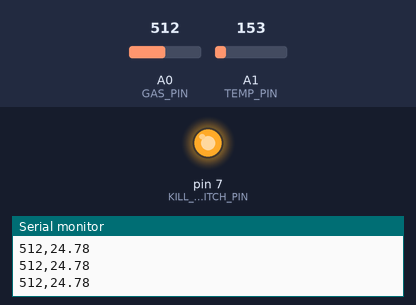
Bench run of a sketch on a simulated Arduino Uno, built with avr-gcc and run on an emulated ATmega328P. Parts: output pins drawn as LEDs (lit = HIGH), the last lines printed to the serial monitor. The inputs (shaded band) are chosen by the test bench; at power-on: A0 (GAS_PIN) = 512, A1 (TEMP_PIN) = 153.

Above: at 1.3 s.
1.4 s: A0 (GAS_PIN) set to 692
2.9 s: A0 (GAS_PIN) set to 708
At 3.3 s:
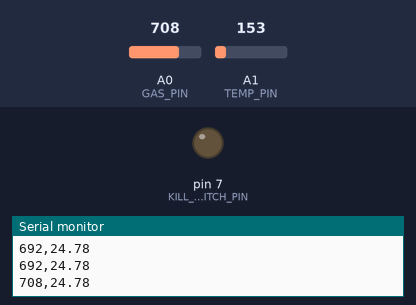
4.5 s: A0 (GAS_PIN) set to 511
At 5.7 s:
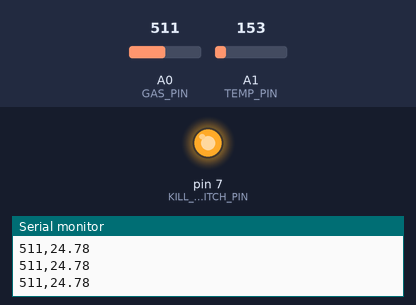
6.0 s: A0 (GAS_PIN) set to 716
At 7.0 s:
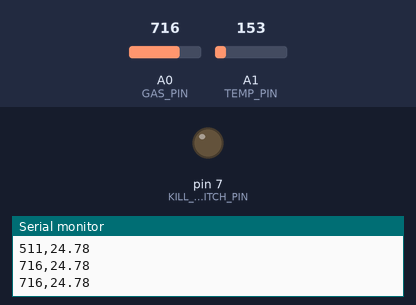
Timing chart, 0 to 8.5 s (numbered marks = the images above; inputs shaded):
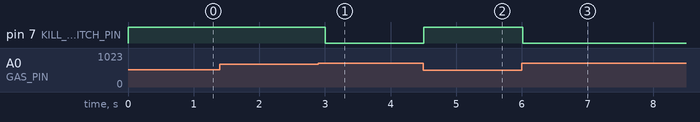

The sketch:

thermospark_arduino.ino
```cpp
/*
  THERMOSPARK - Battery Thermal Runaway Identifier
  Team: IGNOVATORS
  Hackathon: ThermoSpark 2026

  Logic:
  1. Read MQ-2 Sensor on A0 (Gas/Vapor)
  2. Read NTC Thermistor on A1 (Temperature)
  3. Send data over Serial as: gasValue,tempValue
  4. Control IRLZ44N MOSFET on D7 (Kill Switch)
     - Active LOW to cut power (Isolation)
     - HIGH to allow power (Normal)
*/

const int GAS_PIN = A0;
const int TEMP_PIN = A1;
const int KILL_SWITCH_PIN = 7;

// Thresholds
const int GAS_CRITICAL = 700;
const float TEMP_CRITICAL = 65.0;

void setup() {
  Serial.begin(9600);
  pinMode(KILL_SWITCH_PIN, OUTPUT);
  digitalWrite(KILL_SWITCH_PIN, HIGH); // System starts in SAFE mode
}

void loop() {
  // 1. Read Sensors
  int gasValue = analogRead(GAS_PIN);
  int tempAnalog = analogRead(TEMP_PIN);

  // Convert analog to Celsius (Simple approximation for NTC)
  float voltage = tempAnalog * (5.0 / 1023.0);
  float tempValue = (voltage - 0.5) * 100.0; // Example linear conversion

  // 2. Kill Switch Logic
  if (gasValue >= GAS_CRITICAL || tempValue >= TEMP_CRITICAL) {
    digitalWrite(KILL_SWITCH_PIN, LOW); // Trigger Kill Switch (Isolate)
  } else {
    digitalWrite(KILL_SWITCH_PIN, HIGH); // Keep Safe (Conduct)
  }

  // 3. Serial Output for Dashboard
  // Format: gasValue,tempValue
  Serial.print(gasValue);
  Serial.print(",");
  Serial.println(tempValue);

  delay(500); // 500ms update rate as required
}
```

Measured:
- the behaviour switches between 699 and 700 on A0 (GAS_PIN) (found by bisection; images 0 and 1)
- after the input at 2.9 s, pin 7 (KILL_SWITCH_PIN): HIGH → LOW after 0.11 s
- after the input at 4.5 s, pin 7 (KILL_SWITCH_PIN): LOW → HIGH at once
- after the input at 6.0 s, pin 7 (KILL_SWITCH_PIN): HIGH → LOW at once
